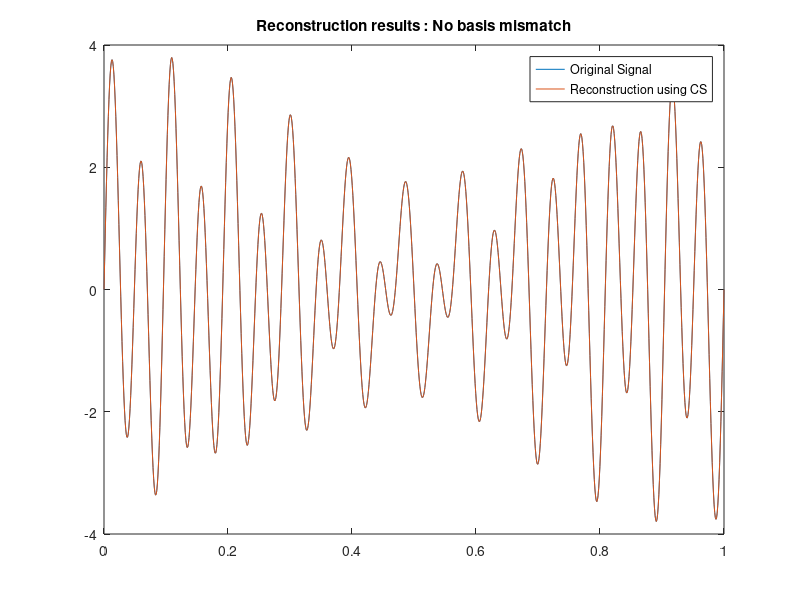
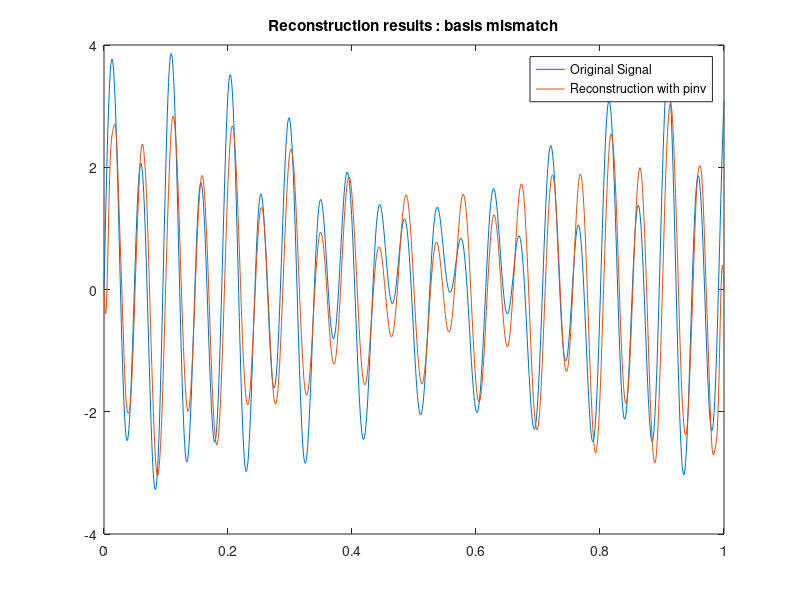

Here is the MATLAB script that generated these plots, in order: (Note: this script raises an error after producing the figures.)
%% CS 754 Advanced Image Processing
% Final Project
%
% This project has been done by:
% 
% * Udayan Joshi    150070018
% * Pranav Kulkarni 15D070017
% 

%% Effect of basis mismatch in compressive sensing

N = 100;
P = 1000;
Dict = zeros(P,N);
arr = linspace(0,1,P);
for i = 1:N
   Dict(:,i) = sin(2*pi*i*arr); 
end

M = 20;
phi_i = (2*(rand(M,P)<0.5) - 1)/sqrt(M);
A = phi_i * Dict;
%% Creating an off the grid signal

signal1 = sin(2*pi*11*arr) + sin(2*pi*20*arr) + 2*sin(2*pi*21*arr);
signal2 = sin(2*pi*11.3*arr) + sin(2*pi*20.2*arr) + 2*sin(2*pi*21.1*arr);
cs1 = phi_i * signal1';
cs2 = phi_i * signal2';

%Reconstruction using pseudo-inverse(no compressive measurements taken)

coeff1 = Dict \ signal1';
out1 = find(abs(coeff1) > 1e-4);
coeff2 = Dict \ signal2';
out2 = find(abs(coeff2) > 1e-4);

recon1 = Dict * coeff1;
err1 = norm(recon1 - signal1')/norm(signal1);
sprintf('The relative error for recontruction using pseudo inverse is %f',err1)
recon2 = Dict * coeff2;
err2 = norm(recon2 - signal2')/norm(signal2);
sprintf('The relative error for recontruction using pseudo inverse is %f',err2)

figure('Name','NO basis mismatch : Recovery using Pseudoinverse')
plot(arr,signal1);
hold on;
plot(arr,recon1);
title('Reconstruction results : No basis mismatch')
legend('Original Signal','Reconstruction using CS')

figure('Name','Basis mismatch : Recovery using Pseudoinverse')
plot(arr,signal2);
hold on;
plot(arr,recon2);
title('Reconstruction results : basis mismatch')
legend('Original Signal','Reconstruction with pinv')
%% Reconstruction using l1-ls minimization

lambda = 0.01;
rel_tol = 0.001;
[coeff1,status1]=l1_ls(A,cs1,lambda,rel_tol);
[coeff2,status2]=l1_ls(A,cs2,lambda,rel_tol);

recon1 = Dict * coeff1;
err1 = norm(recon1 - signal1')/norm(signal1);
sprintf('The relative error for recontruction using l1-ls minimization is %f',err1)
recon2 = Dict * coeff2;
err2 = norm(recon2 - signal2')/norm(signal2);
sprintf('The relative error for recontruction using l1-ls minimization is %f',err2)

figure('Name','NO basis mismatch : Recovery using L1 minimization')
plot(arr,signal1);
hold on;
plot(arr,recon1);
title('Reconstruction results : No basis mismatch')
legend('Original Signal','Reconstruction (L1 minimization)')

figure('Name','basis mismatch : Recovery using L1 minimization')
plot(arr,signal2);
hold on;
plot(arr,recon2);
title('Reconstruction results : basis mismatch')
legend('Original Signal','Reconstruction (L1 minimization)')
% We thus observe that under basis mismatch condition, the reconstruction error is much higher. 

%% Implementing the paper

Q = 2;      %%Increasing Q reduces reconstruction error
N = 256;
M = 128;
arr = 0:N-1;
dict = zeros(N,Q*N);
 
for i = 1 : Q*N
    if i <= Q*N/2
        dict(:,i) = cos(2*pi*(i-1)*arr/(Q*N))*(2/N)^0.5;
    else
        dict(:,i) = -1 * sin(2*pi*(Q*N-i)*arr/(Q*N))*(2/N)^0.5;
    end
end

s1 = 3*cos(2*pi*3*arr/(Q*N) + 3.7) + 4*cos(2*pi*7*arr/(Q*N) + 2.1) + 5*cos(2*pi*10*arr/(Q*N) + 2.123);
s2 = 3*cos(2*pi*3.11*arr/(Q*N) + 3.7) + 4*cos(2*pi*7.23*arr/(Q*N) + 2.1) + 5*cos(2*pi*10.37*arr/(Q*N) + 2.123);

phi = (2*(rand(M,N)<0.5) - 1)/sqrt(M);
A = phi * dict;

cs1 = phi * s1';
cs2 = phi * s2';

lambda = 0.01;
rel_tol = 0.00001;

[coeff1,~]=l1_ls(A,cs1,lambda,rel_tol);
recon1 = dict * coeff1;
err1 = norm(recon1 - s1')/norm(s1);
sprintf('The relative error for recontruction using l1-ls minimization is %f',err1)
figure('Name','Signal without basis mismatch')
plot(arr,s1);
hold on;
plot(arr,recon1);
title('Reconstruction results : No basis mismatch')
legend('Original Signal','Reconstruction using L1')

[coeff2,status1]=l1_ls(A,cs2,lambda,rel_tol);
recon2 = dict * coeff2;
err2 = norm(recon2 - s2')/norm(s2);
sprintf('The relative error for recontruction using l1-ls minimization is %f',err2)
figure('Name','Signal with basis mismatch')
plot(arr,s2);
hold on;
plot(arr,recon2);
title('Reconstruction results : basis mismatch')
legend('Original Signal','Reconstruction using L1')

%% Testing ACS without noise
[coeff1,freq1] = myACS(cs1,phi,N,Q);
[coeff2,freq2] = myACS(cs2,phi,N,Q);

recon1 = dict * coeff1;
err1 = norm(recon1 - s1')/norm(s1);
sprintf('The relative error for recontruction using ACS is %f',err1)
figure('Name','Signal without basis mismatch')
title('Reconstruction results without basis mismatch')
plot(arr,s1);
hold on;
plot(arr,recon1);
title('Reconstruction results : No basis mismatch')
legend('Original Signal','Reconstruction using ACS')


recon2 = dict * coeff2;
err2 = norm(recon2 - s2')/norm(s2);
sprintf('The relative error for recontruction using ACS is %f',err2)
figure('Name','Signal with basis mismatch')
plot(arr,s2);
hold on;
plot(arr,recon2);
title('Reconstruction results : basis mismatch')
legend('Original Signal','Reconstruction using ACS')

%% Testing ACS with noise

SNR = 10;
sigma1 = norm(s1)/((N^0.5)*(10^(SNR/20)));
sigma2 = norm(s2)/((N^0.5)*(10^(SNR/20)));

noisy_cs1 = cs1 + sigma1*randn(size(cs1));
noisy_cs2 = cs2 + sigma2*randn(size(cs2));

[coeff1,freq1] = myACS(noisy_cs1,phi,N,Q);
[coeff2,freq2] = myACS(noisy_cs2,phi,N,Q);

recon1 = dict * coeff1;
err1 = norm(recon1 - s1')/norm(s1);
sprintf('The relative error for recontruction using ACS is %f',err1)
figure('Name','Signal without basis mismatch')
plot(arr,s1);
hold on;
plot(arr,recon1);
title('Reconstruction results without basis mismatch')
legend('Original Signal','Reconstruction using ACS')

recon2 = dict * coeff2;
err2 = norm(recon2 - s2')/norm(s2);
sprintf('The relative error for recontruction using ACS is %f',err2)
figure('Name','Signal with basis mismatch')
plot(arr,s2);
hold on;
plot(arr,recon2);
title('Reconstruction results with basis mismatch')
legend('Original Signal','Reconstruction using ACS')

%% Plotting Graphs

    SNR_arr = [0 5 10 15 20 25 30 35 40];
    s1_err_arr = zeros(size(SNR_arr));
    s2_err_arr = zeros(size(SNR_arr));
    s1_spar_arr = zeros(size(SNR_arr));
    s2_spar_arr = zeros(size(SNR_arr));

    k = 0;

for SNR = SNR_arr
    k = k+1;
    sigma1 = norm(s1)/((N^0.5)*(10^(SNR/20)));
    sigma2 = norm(s2)/((N^0.5)*(10^(SNR/20)));

    new_cs1 = cs1 + sigma1*randn(size(cs1));
    new_cs2 = cs2 + sigma2*randn(size(cs2));
    
    [coeff1,freq1] = myACS(new_cs1,phi,N,Q);
    [coeff2,freq2] = myACS(new_cs2,phi,N,Q);
    recon1 = dict * coeff1;
    err1 = norm(recon1 - s1')/norm(s1);
    s1_err_arr(k) = err1;
    s1_spar_arr(k) = length(find(coeff1>0.1));
    % sprintf('The relative error for recontruction using ACS is %f',err1)
    % figure('Name','Signal without basis mismatch')
    % title('Reconstruction results without basis mismatch')
    % plot(arr,s1);
    % hold on;
    % plot(arr,recon1);
    % legend('Original Signal','Reconstruction using ACS')

    recon2 = dict * coeff2;
    err2 = norm(recon2 - s2')/norm(s2);
    s2_err_arr(k) = err2;
    s2_spar_arr(k) = length(find(coeff2>0.1));
    % sprintf('The relative error for recontruction using ACS is %f',err2)
    % figure('Name','Signal with basis mismatch')
    % title('Reconstruction results with basis mismatch')
    % plot(arr,s2);
    % hold on;
    % plot(arr,recon2);
    % legend('Original Signal','Reconstruction using ACS')
end

figure('Name','Reconstruction error vs SNR')
plot(SNR_arr,s1_err_arr);
hold on;
plot(SNR_arr,s2_err_arr);
title('Reconstruction error vs SNR')
legend('Signal without basis mismatch','Signal with basis mismatch')

figure('Name','Sparsity Level vs SNR')
plot(SNR_arr,s1_spar_arr);
hold on;
plot(SNR_arr,s2_spar_arr);
title('Sparsity Level  vs SNR')
legend('Signal without basis mismatch','Signal with basis mismatch')

%% Plots for M

Q = 1;      %%Increasing Q reduces reconstruction error
N = 256;
arr = 0:N-1;
dict = zeros(N,Q*N);

 
for i = 1 : Q*N
    if i <= Q*N/2
        dict(:,i) = cos(2*pi*(i-1)*arr/(Q*N))*(2/N)^0.5;
    else
        dict(:,i) = -1 * sin(2*pi*(Q*N-i)*arr/(Q*N))*(2/N)^0.5;
    end
end

s1 = 3*cos(2*pi*3*arr/(Q*N) + 3.7) + 4*cos(2*pi*7*arr/(Q*N) + 2.1) + 5*cos(2*pi*10*arr/(Q*N) + 2.123);
s2 = 3*cos(2*pi*3.666*arr/(Q*N) + 3.7) + 4*cos(2*pi*7.23*arr/(Q*N) + 2.1) + 5*cos(2*pi*10.37*arr/(Q*N) + 2.123);

M_arr = [120, 100, 80, 60, 40, 20];

s1_l1_err_arr = zeros(size(M_arr));
s2_l1_err_arr = zeros(size(M_arr));
s1_l1_spar_arr = zeros(size(M_arr));
s2_l1_spar_arr = zeros(size(M_arr));

s1_ACS_err_arr = zeros(size(M_arr));
s2_ACS_err_arr = zeros(size(M_arr));
s1_ACS_spar_arr = zeros(size(M_arr));
s2_ACS_spar_arr = zeros(size(M_arr));

k=0;
lambda = 0.01;
rel_tol = 0.00001;

for M = M_arr;
k= k+1;
phi = (2*(rand(M,N)<0.5) - 1)/sqrt(M);
A = phi * dict;

cs1 = phi * s1';
cs2 = phi * s2';

[coeff1,~]=l1_ls(A,cs1,lambda,rel_tol);
recon1 = dict * coeff1;
err1 = norm(recon1 - s1')/norm(s1);
s1_l1_err_arr(k) = err1;
s1_l1_spar_arr(k) = length(find(coeff1>0.1));

[coeff2,status1]=l1_ls(A,cs2,lambda,rel_tol);
recon2 = dict * coeff2;
err2 = norm(recon2 - s2')/norm(s2);
s2_l1_err_arr(k) = err2;
s2_l1_spar_arr(k) = length(find(coeff2>0.1));


[coeff1,freq1] = myACS(cs1,phi,N,Q);
[coeff2,freq2] = myACS(cs2,phi,N,Q);

recon1 = dict * coeff1;
err1 = norm(recon1 - s1')/norm(s1);
s1_ACS_err_arr(k) = err1;
s1_ACS_spar_arr(k) = length(find(coeff1>0.1));

recon2 = dict * coeff2;
err2 = norm(recon2 - s2')/norm(s2);

s2_ACS_err_arr(k) = err2;
s2_ACS_spar_arr(k) = length(find(coeff2>0.1));

end


figure('Name','Reconstruction error vs M for l1_ls')
plot(M_arr,s1_l1_err_arr);
hold on;
plot(M_arr,s2_l1_err_arr);
title('Reconstruction error vs M')
legend('Signal without basis mismatch','Signal with basis mismatch')

figure('Name','Sparsity Level vs M for l1_ls')
plot(M_arr,s1_l1_spar_arr);
hold on;
plot(M_arr,s2_l1_spar_arr);
title('Sparsity Level  vs M')
legend('Signal without basis mismatch','Signal with basis mismatch')



figure('Name','Reconstruction error vs M for ACS')
plot(M_arr,s1_ACS_err_arr);
hold on;
plot(M_arr,s2_ACS_err_arr);
title('Reconstruction error vs M')
legend('Signal without basis mismatch','Signal with basis mismatch')

figure('Name','Sparsity Level vs M for ACS')
plot(M_arr,s1_ACS_spar_arr);
hold on;
plot(M_arr,s2_ACS_spar_arr);
title('Sparsity Level  vs M')
legend('Signal without basis mismatch','Signal with basis mismatch')